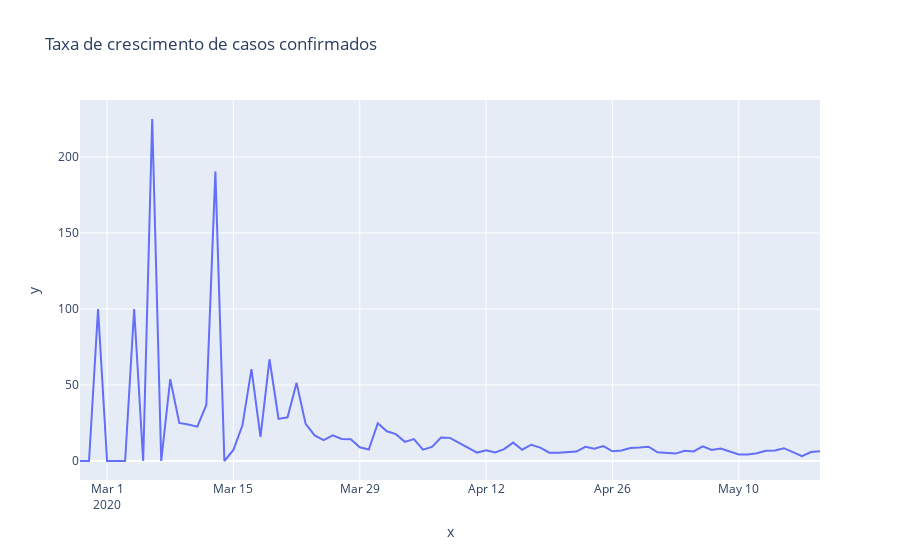

Notebook code for this chart:
### Code cell
primeiro_dia = brasil.observationdate.loc[brasil.confirmed > 0].min()

px.line(x=pd.date_range(primeiro_dia, brasil.observationdate.max()) [1:],
        y=tx_dia, title='Taxa de crescimento de casos confirmados')
